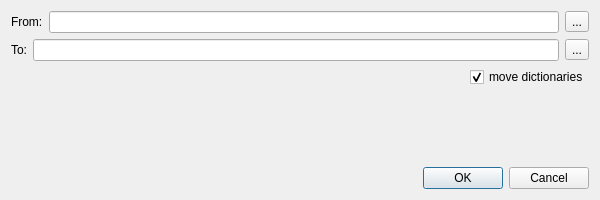
<?xml version="1.0" encoding="UTF-8"?>
<ui version="4.0">
 <class>dlgMigFrom</class>
 <widget class="QDialog" name="dlgMigFrom">
  <property name="geometry">
   <rect>
    <x>0</x>
    <y>0</y>
    <width>600</width>
    <height>200</height>
   </rect>
  </property>
  <property name="maximumSize">
   <size>
    <width>16777215</width>
    <height>400</height>
   </size>
  </property>
  <property name="windowTitle">
   <string>Migrate</string>
  </property>
  <property name="layoutDirection">
   <enum>Qt::LeftToRight</enum>
  </property>
  <layout class="QVBoxLayout" name="verticalLayout">
   <item>
    <layout class="QHBoxLayout" name="horizontalLayout">
     <item>
      <widget class="QLabel" name="label_from">
       <property name="text">
        <string>From:</string>
       </property>
      </widget>
     </item>
     <item>
      <widget class="QLineEdit" name="lineEdit_from"/>
     </item>
     <item>
      <widget class="QToolButton" name="selector_from">
       <property name="text">
        <string>...</string>
       </property>
      </widget>
     </item>
    </layout>
   </item>
   <item>
    <layout class="QHBoxLayout" name="horizontalLayout_2">
     <item>
      <widget class="QLabel" name="label_to">
       <property name="text">
        <string>To:</string>
       </property>
      </widget>
     </item>
     <item>
      <widget class="QLineEdit" name="lineEdit_to"/>
     </item>
     <item>
      <widget class="QToolButton" name="selector_to">
       <property name="text">
        <string>...</string>
       </property>
      </widget>
     </item>
    </layout>
   </item>
   <item>
    <layout class="QHBoxLayout" name="horizontalLayout_3">
     <item>
      <spacer name="horizontalSpacer">
       <property name="orientation">
        <enum>Qt::Horizontal</enum>
       </property>
       <property name="sizeHint" stdset="0">
        <size>
         <width>40</width>
         <height>20</height>
        </size>
       </property>
      </spacer>
     </item>
     <item>
      <widget class="QCheckBox" name="checkBox">
       <property name="text">
        <string>move dictionaries</string>
       </property>
       <property name="checked">
        <bool>true</bool>
       </property>
      </widget>
     </item>
    </layout>
   </item>
   <item>
    <spacer name="verticalSpacer">
     <property name="orientation">
      <enum>Qt::Vertical</enum>
     </property>
     <property name="sizeHint" stdset="0">
      <size>
       <width>20</width>
       <height>40</height>
      </size>
     </property>
    </spacer>
   </item>
   <item>
    <widget class="QDialogButtonBox" name="buttonBox">
     <property name="orientation">
      <enum>Qt::Horizontal</enum>
     </property>
     <property name="standardButtons">
      <set>QDialogButtonBox::Cancel|QDialogButtonBox::Ok</set>
     </property>
    </widget>
   </item>
  </layout>
 </widget>
 <tabstops>
  <tabstop>lineEdit_from</tabstop>
  <tabstop>selector_from</tabstop>
  <tabstop>lineEdit_to</tabstop>
  <tabstop>selector_to</tabstop>
  <tabstop>checkBox</tabstop>
  <tabstop>buttonBox</tabstop>
 </tabstops>
 <resources/>
 <connections>
  <connection>
   <sender>buttonBox</sender>
   <signal>accepted()</signal>
   <receiver>dlgMigFrom</receiver>
   <slot>accept()</slot>
   <hints>
    <hint type="sourcelabel">
     <x>254</x>
     <y>193</y>
    </hint>
    <hint type="destinationlabel">
     <x>157</x>
     <y>274</y>
    </hint>
   </hints>
  </connection>
  <connection>
   <sender>buttonBox</sender>
   <signal>rejected()</signal>
   <receiver>dlgMigFrom</receiver>
   <slot>reject()</slot>
   <hints>
    <hint type="sourcelabel">
     <x>322</x>
     <y>193</y>
    </hint>
    <hint type="destinationlabel">
     <x>286</x>
     <y>274</y>
    </hint>
   </hints>
  </connection>
 </connections>
</ui>
